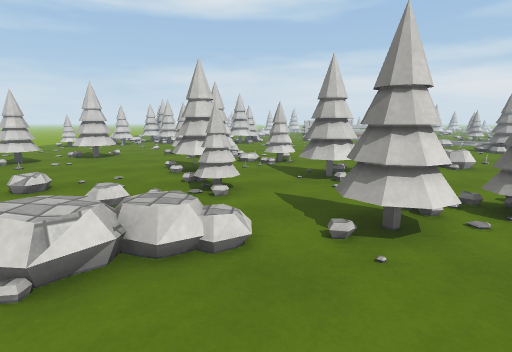
[1] (above)

23 first-person views from a walk through a scene from a Unity 3-D project. The camera is 1.3 m above the floor, tilts 10° down and sees 80° across. The floor is counted in squares, 1 m on a side. Each view is taken from the middle of a square. On the plan, view 1 faces up. The plan holds only what a view shows up to about 14 squares ahead; the rest is blank. The place goes on beyond the plan. The player character is not drawn. Surface patterns are stand-ins for the level's own textures.

[2]
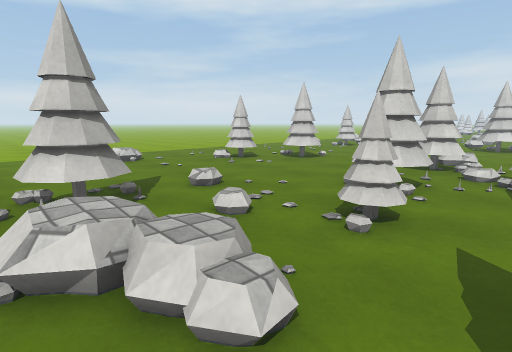

[3]
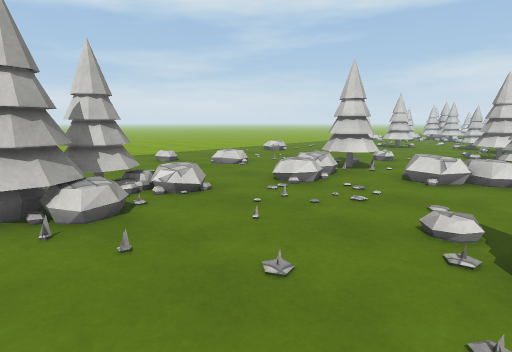

[4]
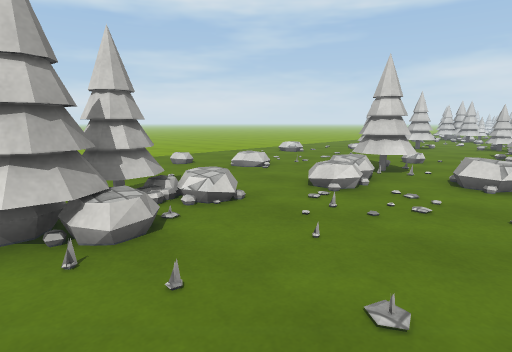

[5]
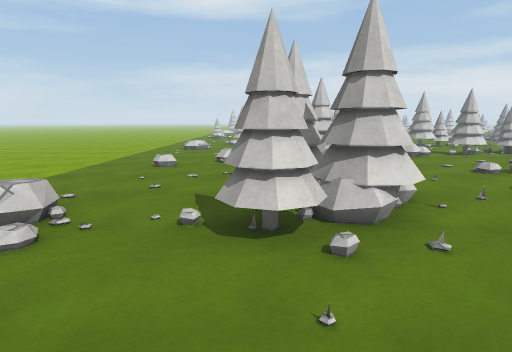

[6]
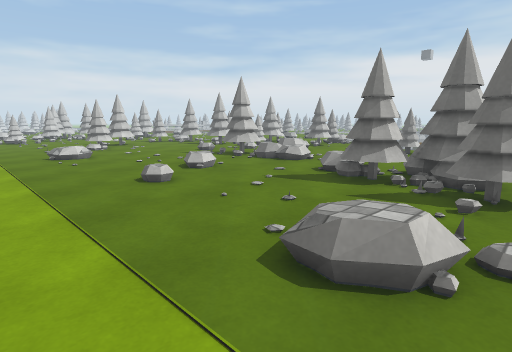

[7]
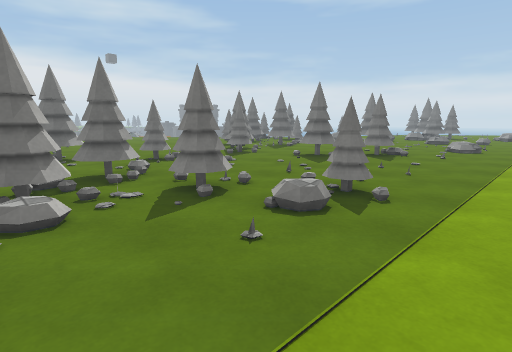

[8]
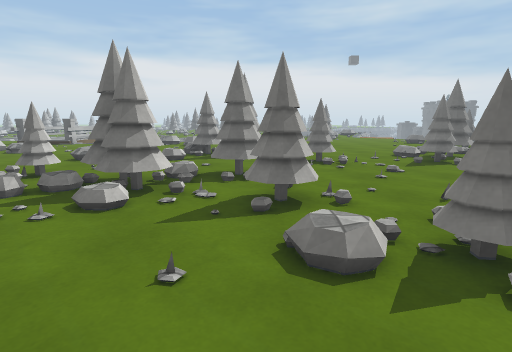

[9]
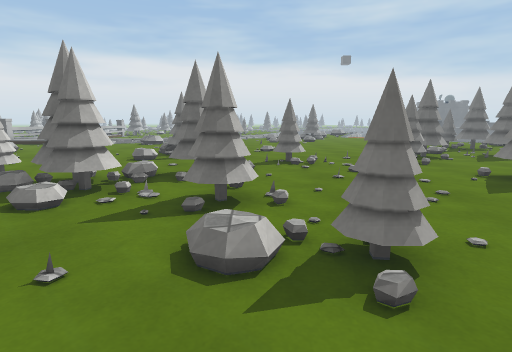

[10]
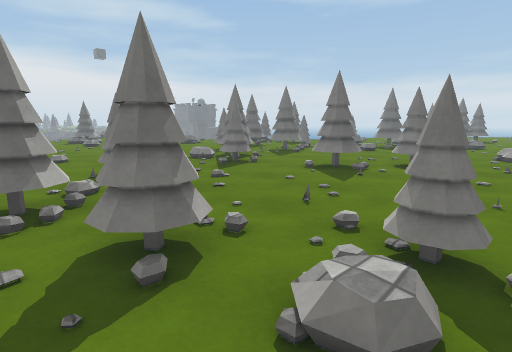

[11]
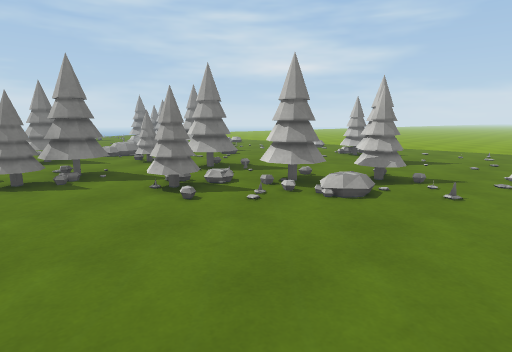

[12]
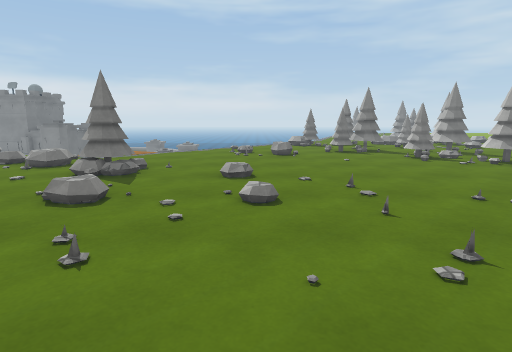

[13]
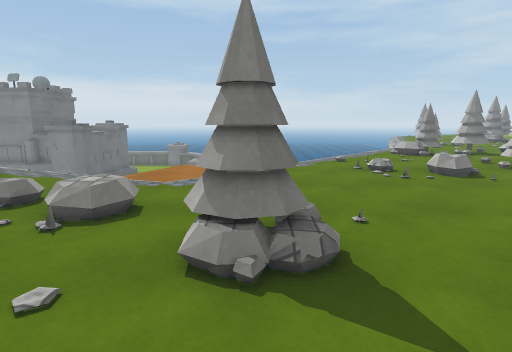

[14]
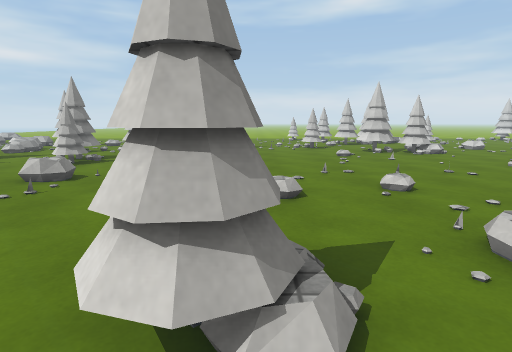

[15]
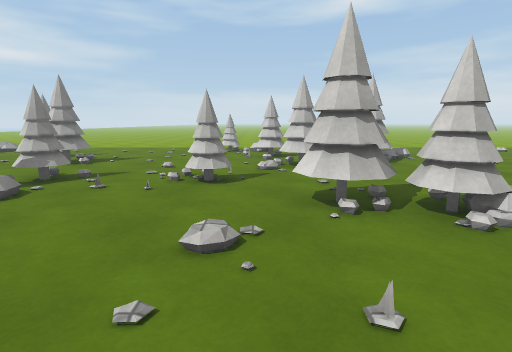

[16]
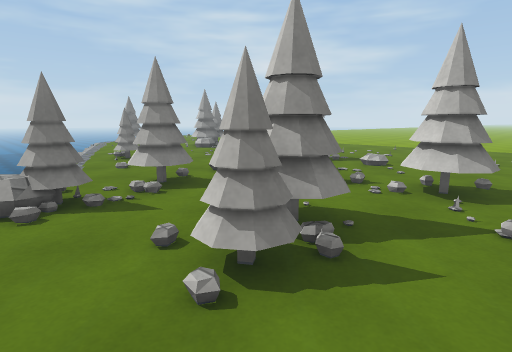

[17]
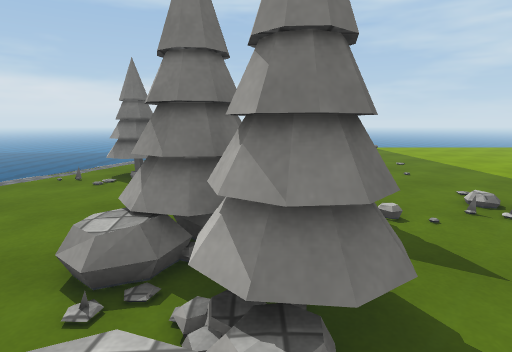

[18]
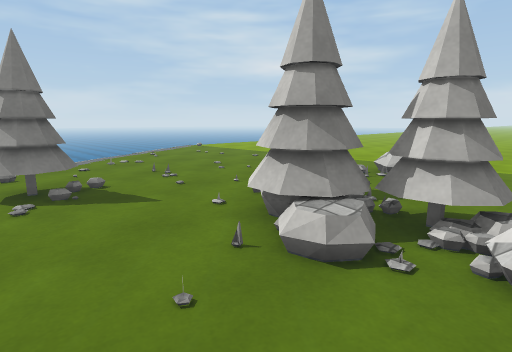

[19]
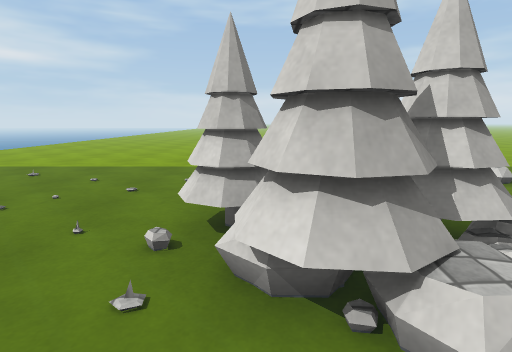

[20]
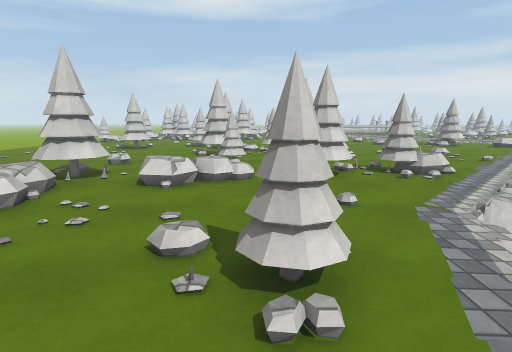

[21]
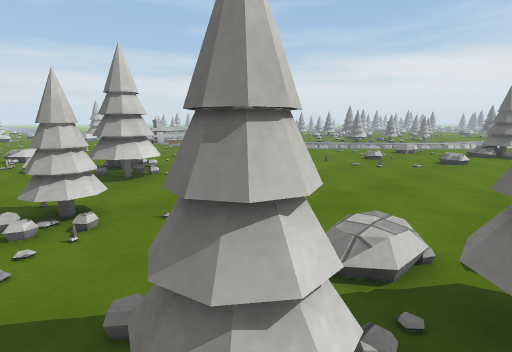

[22]
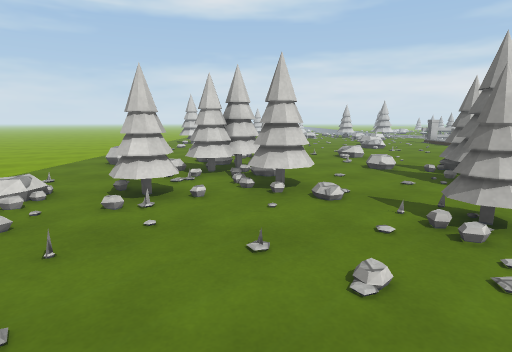

[23]
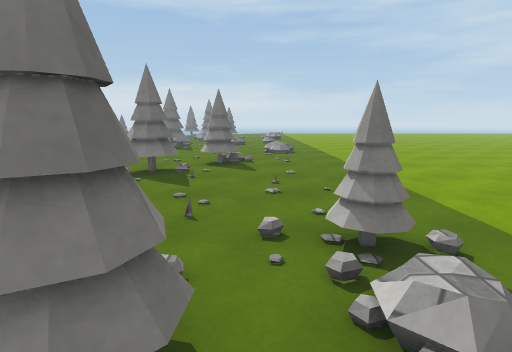

### Floor plan
Key: @ floor where view 1 was taken; # wall or solid block; x gap in a wall; . main floor; : floor 0.25 m higher than the main floor; - floor 0.25 m lower than the main floor; + floor 0.5 m higher than the main floor; / step, stairs or slope; = window, fence, low wall or low ledge; O other object.
Columns run from 13 left of view 1 to 17 right of it. Each row starts with its distance up from view 1.
 22 .....###..//.:...O  .
 21 .....###....##.....
 20 .......##..###.........
 19 ....=#.##..###..........
 18 ...:.O...................
 17 ../#......#.........:..O..
 16 ..........=...............
 15 ...........................
 14 ..........=............=#...
 13 ..........#.O..........##....
 12 ....../#...##...............O
 11 ....../#...##=#...............
 10  ....#/......=#................
  9  ....=.....##......O........ =.
  8 ...........##.###....... /./
  7 ...:........x.##.......
  6 ...+........#.........
  5 .....................
  4 ........##.....#.#O.
  3 ........##.=O..#...-
  2 .....:..:.........
  1 .........O.......
  0 .............@../
 -1 ............:#../
 -2 .......=O....../
 -3 ......###......
 -4 .......##......
 -5  ..O..###.....
 -6 ......##.....
 -7 .............
 -8 .............
 -9 .........=#//
-10 ............/

Positions as (right, up) in squares from view 1, and headings:
1: (0, 0), facing up
2: (1, 2), facing up-left
3: (0, -5), facing up-left
4: (-1, -5), facing up-left
5: (-7, -9), facing up
6: (-13, -6), facing up-right
7: (-13, 22), facing down-right
8: (-13, 19), facing right
9: (-13, 18), facing right
10: (-11, 20), facing down-right
11: (4, 16), facing down-left
12: (7, 22), facing down
13: (11, 17), facing down
14: (13, 14), facing left
15: (4, 18), facing left
16: (5, 10), facing down-left
17: (-6, -1), facing down
18: (-2, -2), facing down-left
19: (-3, -5), facing left
20: (0, -4), facing up
21: (-4, 12), facing up-right
22: (-6, 13), facing up
23: (-9, 20), facing down
